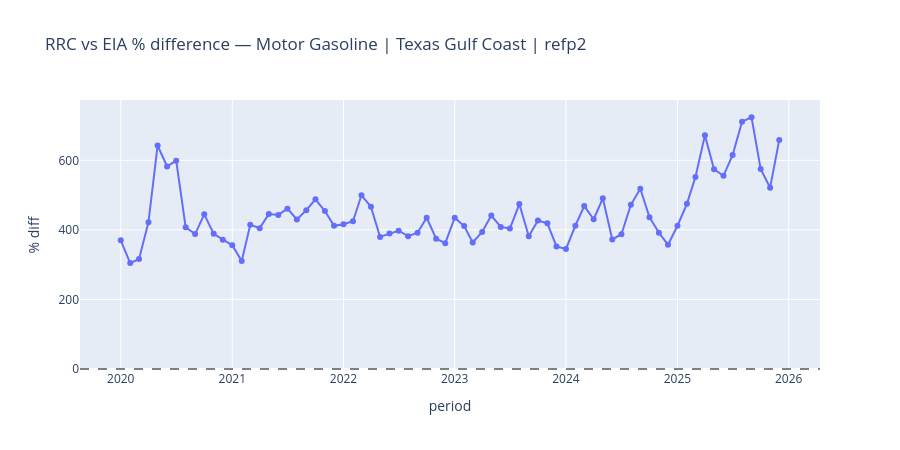

Notebook code for this chart:
### Code cell
# ── Interactive product charts (Plotly dropdowns) ─────────────────────────────
def _product_dropdown_fig(df, y_col, title, y_label):
    """Build a line chart with dropdowns for product and EIA route."""
    materials = sorted(df['material'].unique())
    routes = sorted(df['route'].unique())
    districts = sorted(df['district'].unique())

    fig = go.Figure()
    trace_meta = []  # (material, route, district, trace_idx)

    for mat in materials:
        for route in routes:
            for district in districts:
                sub = df[(df['material'] == mat) & (df['route'] == route) & (df['district'] == district)].sort_values('period')
                if sub.empty:
                    continue
                fig.add_trace(go.Scatter(
                    x=sub['period'], y=sub[y_col], mode='lines+markers', name=f'{mat} | {district} | {route}',
                    visible=False,
                ))
                trace_meta.append((mat, route, district, len(fig.data) - 1))

    # Default: Motor Gasoline if present, else first material; refp2; Gulf Coast
    default = ('Motor Gasoline', 'refp2', 'Texas Gulf Coast')
    if not any(m == default[0] for m, _, _, _ in trace_meta):
        default = trace_meta[0][:3]

    for mat, route, district, idx in trace_meta:
        fig.data[idx].visible = (mat, route, district) == default

    product_buttons, route_buttons, district_buttons = [], [], []
    n = len(fig.data)

    for mat in materials:
        visible = [fig.data[i].visible if (trace_meta[i][0] == mat and trace_meta[i][1] == default[1] and trace_meta[i][2] == default[2]) else False for i in range(n)]
        if not any(visible):
            visible = [trace_meta[i][0] == mat and trace_meta[i][1] == routes[0] and trace_meta[i][2] == districts[0] for i in range(n)]
        product_buttons.append(dict(label=mat, method='update', args=[{'visible': visible}, {'title': f'{title} — {mat}'}]))

    for route in routes:
        visible = [trace_meta[i][0] == default[0] and trace_meta[i][1] == route and trace_meta[i][2] == default[2] for i in range(n)]
        route_buttons.append(dict(label=route, method='update', args=[{'visible': visible}, {'title': f'{title} — {default[0]} ({route})'}]))

    for district in districts:
        visible = [trace_meta[i][0] == default[0] and trace_meta[i][1] == default[1] and trace_meta[i][2] == district for i in range(n)]
        district_buttons.append(dict(label=district, method='update', args=[{'visible': visible}, {'title': f'{title} — {default[0]} | {district}'}]))

    # Combined buttons: product × route × district
    combo_buttons = []
    for mat in materials:
        for route in routes:
            for district in districts:
                visible = [trace_meta[i] == (mat, route, district) for i in range(n)]
                if any(visible):
                    combo_buttons.append(dict(
                        label=f'{mat} | {district} | {route}',
                        method='update',
                        args=[{'visible': visible}, {'title': f'{title} — {mat} | {district} | {route}'}],
                    ))

    fig.update_layout(
        title=f'{title} — {default[0]} | {default[2]} | {default[1]}',
        xaxis_title='period',
        yaxis_title=y_label,
        hovermode='x unified',
        height=450,
        updatemenus=[{
            'buttons': combo_buttons,
            'direction': 'down',
            'showactive': True,
            'x': 0.0,
            'y': 1.15,
            'xanchor': 'left',
            'yanchor': 'top',
        }],
    )
    return fig


# Side-by-side RRC vs EIA level (two traces per selection)
def product_level_dropdown(df):
    fig = go.Figure()
    combos = []

    for mat in sorted(df['material'].unique()):
        for route in sorted(df['route'].unique()):
            for district in sorted(df['district'].unique()):
                sub = df[(df['material'] == mat) & (df['route'] == route) & (df['district'] == district)].sort_values('period')
                if sub.empty:
                    continue
                combos.append((mat, route, district))
                fig.add_trace(go.Scatter(x=sub['period'], y=sub['rrc_mbbl'], name='RRC', line=dict(color='#1f77b4'), visible=False))
                fig.add_trace(go.Scatter(x=sub['period'], y=sub['eia_mbbl'], name='EIA', line=dict(color='#ff7f0e', dash='dot'), visible=False))

    default_idx = next((i for i, c in enumerate(combos) if c == ('Motor Gasoline', 'refp2', 'Texas Gulf Coast')), 0)
    fig.data[2 * default_idx].visible = True
    fig.data[2 * default_idx + 1].visible = True
    default = combos[default_idx]

    buttons = []
    for i, (mat, route, district) in enumerate(combos):
        visible = [False] * (2 * len(combos))
        visible[2 * i] = True
        visible[2 * i + 1] = True
        buttons.append(dict(
            label=f'{mat} | {district} | {route}',
            method='update',
            args=[{'visible': visible}, {'title': f'RRC vs EIA production — {mat} | {district} | {route}'}],
        ))

    fig.update_layout(
        title=f'RRC vs EIA production — {default[0]} | {default[2]} | {default[1]}',
        yaxis_title='mbbl',
        hovermode='x unified',
        height=450,
        updatemenus=[{'buttons': buttons, 'direction': 'down', 'showactive': True, 'x': 0, 'y': 1.12}],
    )
    return fig

fig_levels = product_level_dropdown(prod_compare_all)
fig_levels.show()

fig_pct = _product_dropdown_fig(prod_compare_all, 'pct_diff', 'RRC vs EIA % difference', '% diff')
fig_pct.add_hline(y=0, line_dash='dash', line_color='gray')
fig_pct.show()
